Frame 1 (no input): blank canvas, image omitted
Frame 60 (the mouse pressed at the canvas centre just before this capture): blank canvas, image omitted
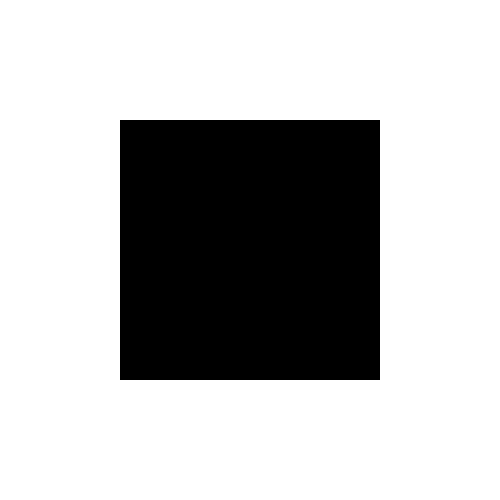
Frame 120 (the mouse held since frame 60 and released just before this capture)

The Processing sketch whose frames 1 and 60 were blank and that drew this single picture after the mouse press (run headless with seeded random() and noise(); from frame 60 on, the mouse is pressed at the canvas centre):

// Processing sketch: processing_30414
// ── processing_30414.pde

//flickering

float color_cuadro;

void setup() {
  size(500,500); 
  frameRate(30);
}

void draw() {
  if(color_cuadro>=255){
  color_cuadro=0;
  }else{
  color_cuadro=frameCount+255;
  }
  background(255);
  noStroke();
  fill(color_cuadro);
  rectMode(CENTER);
  rect(width/2,height/2,mouseX+10,mouseY+10);
}                                           
